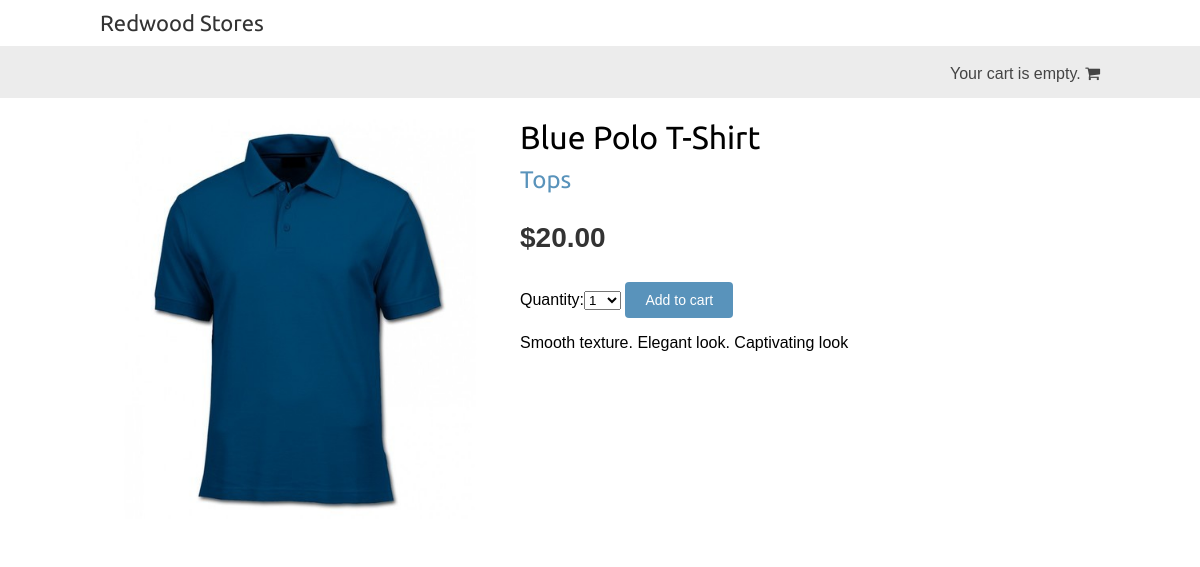
Screenshot of /11/blue-polo-t-shirt/ with the database file from the repository.
### shop/models.py (models this page shows, shortened)
class Product(models.Model):
    category = models.ForeignKey(Category, related_name='products')
    name = models.CharField(max_length=200, db_index=True)
    slug = models.SlugField(max_length=200, db_index=True)
    image = models.ImageField(upload_to='products/%Y/%m/%d', blank=True)
    description = models.TextField(blank=True)
    price = models.DecimalField(max_digits=10, decimal_places=2)
    stock = models.PositiveIntegerField()
    available = models.BooleanField(default=True)
    created = models.DateTimeField(auto_now_add=True)
    updated = models.DateTimeField(auto_now=True)
    class Meta:
        ordering = ('-created',)
        index_together = (('id', 'slug'),)

class Category(models.Model):
    name = models.CharField(max_length=200, db_index=True)
    slug = models.SlugField(max_length=200, db_index=True, unique=True)
    class Meta:
        ordering = ('name',)
        verbose_name = 'category'
        verbose_name_plural = 'categories'
    def __str__(self):
        return self.name
    def get_absolute_url(self):
        return reverse('shop:product_list_by_category', args=[self.slug])

### shop/views.py (the view)
# urls.py: url(r'^(?P<id>\d+)/(?P<slug>[-\w]+)/$', views.product_detail, name='product_detail'),
def product_detail(request, id, slug):
    product = get_object_or_404(Product, id=id, slug=slug, available=True)
    cart_product_form = CartAddProductForm()
    return render(request,
                  'shop/product/detail.html',
                  {'product': product,
                   'cart_product_form': cart_product_form})

### cart/forms.py
class CartAddProductForm(forms.Form):
    quantity = forms.TypedChoiceField(choices=PRODUCT_QUANTITY_CHOICES,
                                      coerce=int)
    update = forms.BooleanField(required=False,
                                initial=False,
                                widget=forms.HiddenInput)

### cart/cart.py (called while the page is built)
    def __len__(self):
        return sum(item['quantity'] for item in self.cart.values())

### cart/context_processors.py (called while the page is built)
def cart(request):
    return {'cart': Cart(request) }

### shop/templates/shop/product/detail.html (shortened to what this page needs)
{% extends "shop/base.html" %}
{% load static %}
{% block content %}
    <div class="product-detail">
        <img src="{% if product.image %}{{ product.image.url }}{% else %}{% static "img/no_image.png" %}{% endif %}">
        <h1>{{ product.name }}</h1>
        <h2><a href="{{ product.category.get_absolute_url }}">{{ product.category }}</a></h2>
        <p class="price">${{ product.price }}</p>
        <form action="{% url "cart:cart_add" product.id %}" method="post">
            {{ cart_product_form }}
            <input type="submit" value="Add to cart">
        </form>
        {{ product.description|linebreaks }}
    </div>
{% endblock %}

### shop/static/css/base.css (style rules this page uses)
body { margin:0; padding:0; font-family:helvetica, sans-serif; }
h1, h2, h3, h4, h5 , h6 { font-family: 'Ubuntu', sans-serif; font-weight:normal; }
a { text-decoration:none; color:#5993bb; }
a.button, input[type="submit"] { color:#fff; background:#5993bb; border-radius:4px; padding:10px 20px; font-size:14px; border:0; }
.product-detail { text-align:justify; }
.product-detail .price { color:#333; font-size:28px; font-weight:bold; }
.product-detail img { width:40%; float:left; padding:0 20px 20px 0; }
.product-detail h1 { margin-bottom:0; }
.product-detail h2 { margin-top:10px; }

### rows the page displays
Product: image (picture), name "Blue Polo T-Shirt", category "Tops", price "20.00", description "Smooth texture. Elegant look. Captivating look"
